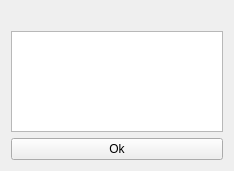
<?xml version="1.0" encoding="UTF-8"?>
<ui version="4.0">
 <class>errorwidget</class>
 <widget class="QWidget" name="errorwidget">
  <property name="geometry">
   <rect>
    <x>0</x>
    <y>0</y>
    <width>234</width>
    <height>171</height>
   </rect>
  </property>
  <property name="windowTitle">
   <string>Form</string>
  </property>
  <layout class="QGridLayout" name="gridLayout">
   <item row="0" column="0">
    <widget class="QLabel" name="imageLabel">
     <property name="text">
      <string/>
     </property>
    </widget>
   </item>
   <item row="1" column="0">
    <widget class="QTextEdit" name="textoferror"/>
   </item>
   <item row="2" column="0">
    <widget class="QPushButton" name="okButton">
     <property name="text">
      <string>Ok</string>
     </property>
    </widget>
   </item>
  </layout>
 </widget>
 <resources/>
 <connections/>
</ui>
